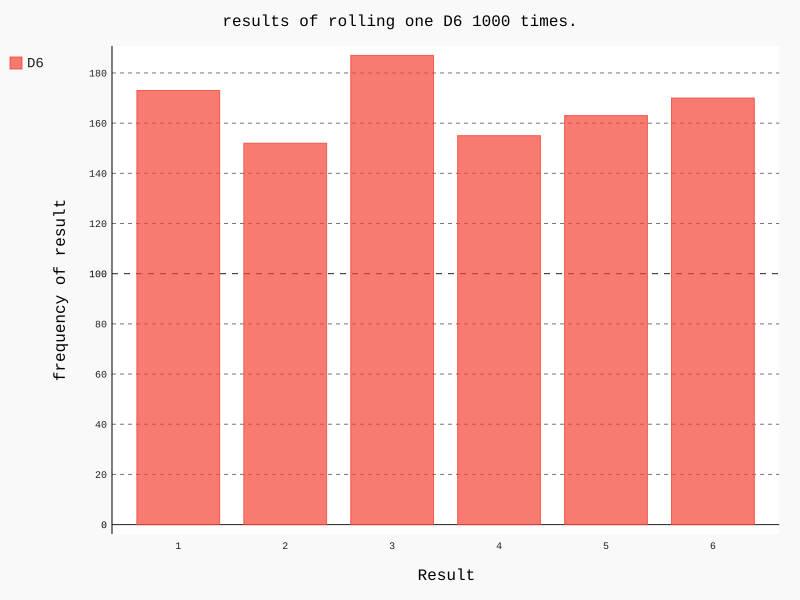

Python code for this plot:
from die import Die
import pygal
#创建一个d6
die = Die()

#掷骰子，并将结果储存在列表中
results = []
for roll_num in range(1000):
    result = die.rool()
    results.append(result)

#分析结果
frequencies = []
for value in range(1,die.num_sides+1):
    frequenty = results.count(value)  #"""返回value的出现次数。”“”
    frequencies.append(frequenty)

#对结果进行可视化
hist = pygal.Bar()

hist.title = "results of rolling one D6 1000 times."
hist.x_labels =["1","2","3","4","5","6"]
hist.x_title = "Result"
hist.y_title = "frequency of result"

hist.add("D6", frequencies)
hist.render_to_file('die_visual.svg')
